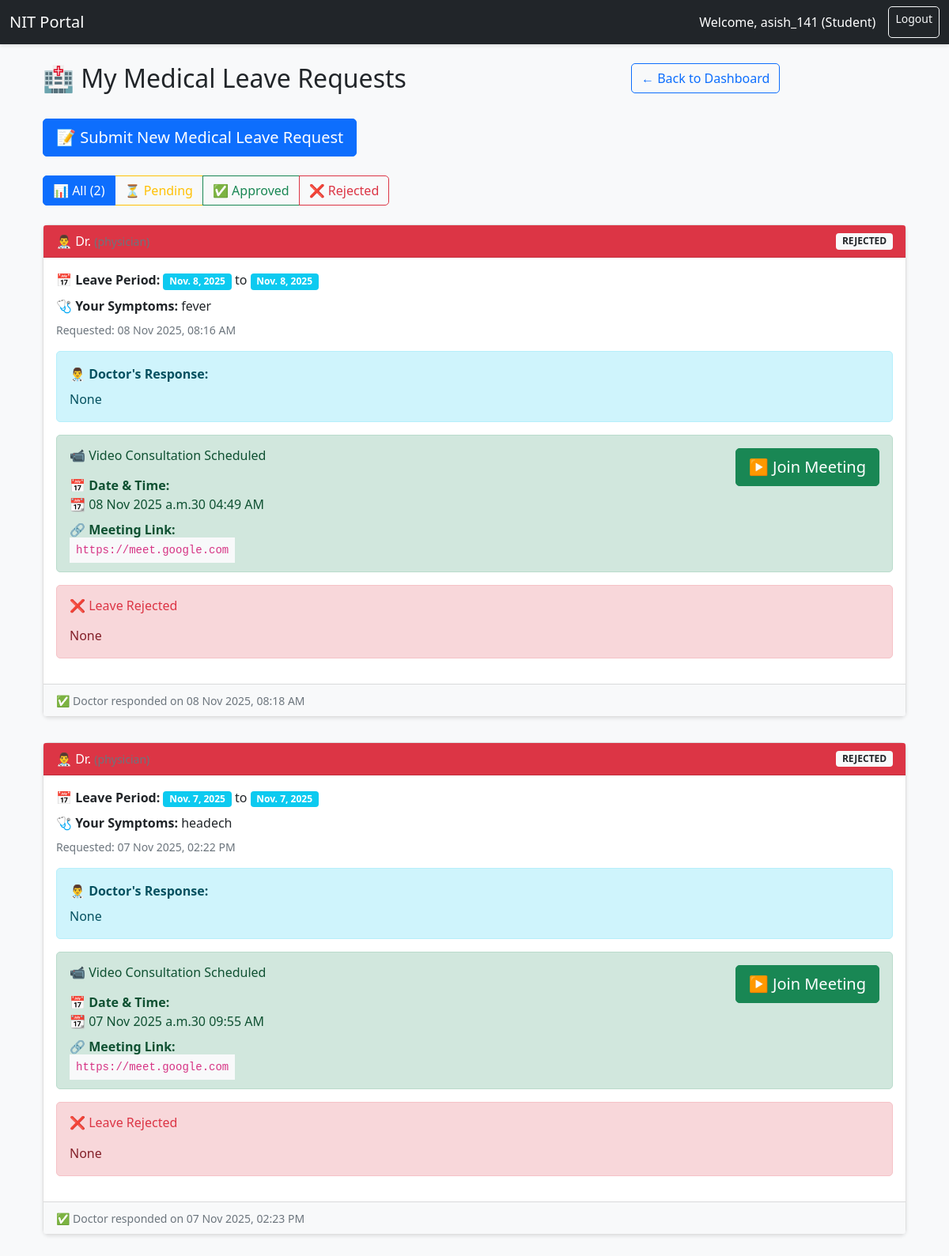
The app's page /student/medical-leaves/ (signed in) with its own data.
### portal/models.py (models this page shows, shortened)
class User(AbstractUser):
    ROLE_CHOICES = [
        ('student', 'Student'),
        ('teacher', 'Teacher'),
        ('doctor', 'Doctor'),  # ← Add this
    ]
    mobile_number = models.CharField(max_length=15, unique=True)
    role = models.CharField(max_length=20, choices=ROLE_CHOICES)
    is_mobile_verified = models.BooleanField(default=False)
    otp = models.CharField(max_length=6, blank=True, null=True)

class MedicalLeaveRequest(models.Model):
    STATUS_CHOICES = [
        ('pending', 'Pending'),
        ('approved', 'Approved'),
        ('rejected', 'Rejected'),
    ]
    student = models.ForeignKey(Student, on_delete=models.CASCADE, related_name='medical_leaves')
    doctor = models.ForeignKey(Doctor, on_delete=models.CASCADE, related_name='leave_requests')
    symptoms = models.TextField(help_text="Describe your symptoms")
    requested_at = models.DateTimeField(auto_now_add=True)
    leave_from = models.DateField()
    leave_to = models.DateField()
    status = models.CharField(max_length=20, choices=STATUS_CHOICES, default='pending')
    doctor_response = models.TextField(blank=True, null=True)
    meeting_link = models.URLField(blank=True, null=True, help_text="Google Meet/Zoom link")
    meeting_scheduled_time = models.DateTimeField(blank=True, null=True)
    responded_at = models.DateTimeField(blank=True, null=True)
    medical_certificate = models.FileField(upload_to='medical_certificates/', blank=True, null=True)
    class Meta:
        ordering = ['-requested_at']

### portal/views.py (the view)
# urls.py: path('student/medical-leaves/', views.student_medical_leaves, name='student_medical_leaves'),
@login_required
def student_medical_leaves(request):
    student = request.user.student_profile
    status = request.GET.get('status', 'all')
    if status == 'all':
        medical_leaves = student.medical_leaves.all().order_by('-requested_at')
    else:
        medical_leaves = student.medical_leaves.filter(status=status).order_by('-requested_at')
    context = {
        'medical_leaves': medical_leaves,
        'status': status,
    }
    return render(request, 'portal/student_medical_leaves.html', context)

### portal/templates/portal/student_medical_leaves.html (shortened to what this page needs)
{% extends 'portal/base.html' %}
{% block content %}
<div class="container mt-4">
    <div class="row mb-4">
        <div class="col-md-8">
            <h2>🏥 My Medical Leave Requests</h2>
        </div>
        <div class="col-md-4">
            <a href="{% url 'student_dashboard' %}" class="btn btn-outline-primary">
                ← Back to Dashboard
            </a>
        </div>
    </div>
    <div class="row mb-4">
        <div class="col-md-12">
            <a href="{% url 'medical_leave_request' %}" class="btn btn-primary btn-lg">
                📝 Submit New Medical Leave Request
            </a>
        </div>
    </div>
    <div class="row mb-4">
        <div class="col-md-12">
            <div class="btn-group" role="group">
                <a href="?status=all" class="btn btn-outline-primary {% if status == 'all' %}active{% endif %}">
                    📊 All ({{ medical_leaves|length }})
                </a>
                <a href="?status=pending" class="btn btn-outline-warning {% if status == 'pending' %}active{% endif %}">
                    ⏳ Pending
                </a>
                <a href="?status=approved" class="btn btn-outline-success {% if status == 'approved' %}active{% endif %}">
                    ✅ Approved
                </a>
                <a href="?status=rejected" class="btn btn-outline-danger {% if status == 'rejected' %}active{% endif %}">
                    ❌ Rejected
                </a>
            </div>
        </div>
    </div>
    <div class="row">
        {% for leave in medical_leaves %}
            <div class="col-md-12 mb-3">
                <div class="card">
                    <div class="card-header {% if leave.status == 'pending' %}bg-warning text-dark{% elif leave.status == 'approved' %}bg-success text-white{% else %}bg-danger text-white{% endif %}">
                        <div class="d-flex justify-content-between align-items-center">
                            <span>
                                👨‍⚕️ Dr. {{ leave.doctor.user.get_full_name }}
                                <small class="text-muted">({{ leave.doctor.specialization }})</small>
                            </span>
                            <span class="badge bg-light text-dark">{{ leave.status|upper }}</span>
                        </div>
                    </div>
                    <div class="card-body">
                        <p class="mb-2">
                            <strong>📅 Leave Period:</strong>
                            <span class="badge bg-info">{{ leave.leave_from }}</span>
                            to
                            <span class="badge bg-info">{{ leave.leave_to }}</span>
                        </p>
                        <p class="mb-2">
                            <strong>🩺 Your Symptoms:</strong>
                            {{ leave.symptoms }}
                        </p>
                        <p class="text-muted small mb-3">
                            Requested: {{ leave.requested_at|date:"d M Y, h:i A" }}
                        </p>
                        {% if leave.doctor_response %}
                            <div class="alert alert-info">
                                <strong>👨‍⚕️ Doctor's Response:</strong>
                                <p class="mb-0 mt-2">{{ leave.doctor_response }}</p>
                            </div>
                        {% endif %}
                        {% if leave.meeting_link %}
                            <div class="alert alert-success mt-3">
                                <div class="row">
                                    <div class="col-md-8">
                                        <h6 class="mb-3">📹 Video Consultation Scheduled</h6>
                                        <p class="mb-2">
                                            <strong>📅 Date & Time:</strong>
                                            <br>
                                            {{ leave.meeting_scheduled_time|date:"📆 d M Y at h:i A" }}
                                        </p>
                                        <p class="mb-0">
                                            <strong>🔗 Meeting Link:</strong>
                                            <br>
                                            <code class="bg-light p-2">{{ leave.meeting_link }}</code>
                                        </p>
                                    </div>
                                    <div class="col-md-4 text-end">
                                        <a href="{{ leave.meeting_link }}" target="_blank" class="btn btn-success btn-lg">
                                            ▶️ Join Meeting
                                        </a>
                                    </div>
                                </div>
                            </div>
                        {% endif %}
                        {% if leave.status == 'rejected' %}
                            <div class="alert alert-danger mt-3">
                                <h6 class="text-danger mb-3">❌ Leave Rejected</h6>
                                <p class="mb-0">{{ leave.doctor_response }}</p>
                            </div>
                        {% endif %}
                    </div>
                    <div class="card-footer bg-light">
                        <small class="text-muted">
                            {% if leave.responded_at %}
                                ✅ Doctor responded on {{ leave.responded_at|date:"d M Y, h:i A" }}
                            {% else %}
                                ⏳ Awaiting doctor's response
                            {% endif %}
                        </small>
                    </div>
                </div>
            </div>
        {% endfor %}
    </div>
</div>
{% endblock %}

### portal/templates/portal/base.html (shortened to what this page needs)
{% load static%}
<!DOCTYPE html>
<html lang="en">
<head>
    <link href="https://cdn.jsdelivr.net/npm/bootstrap@5.1.3/dist/css/bootstrap.min.css" rel="stylesheet">
    <link rel="stylesheet" href="{% static 'portal/css/custom.css' %}">
</head>
<body>
    <nav class="navbar navbar-expand-lg navbar-dark bg-dark">
        <div class="container-fluid">
            <a class="navbar-brand" href="#">NIT Portal</a>
            {% if user.is_authenticated %}
            <div class="d-flex">
                <span class="navbar-text text-white me-3">
                    Welcome, {{ user.username }} ({{ user.role|title }})
                </span>
                <a href="{% url 'logout' %}" class="btn btn-outline-light btn-sm">Logout</a>
            </div>
            {% endif %}
        </div>
    </nav>
    <div class="container mt-4">
        {% block content %}{% endblock %}
    </div>
</body>
</html>

### portal/static/portal/css/custom.css (style rules this page uses)
body { background-color: #f8f9fa; font-family: 'Segoe UI', Tahoma, Geneva, Verdana, sans-serif; }
.navbar { box-shadow: 0 2px 4px rgba(0,0,0,.1); }
.card { box-shadow: 0 0.125rem 0.25rem rgba(0,0,0,.075); margin-bottom: 1rem; border-radius: 8px; }
.btn { border-radius: 5px; font-weight: 500; }
.alert { border-radius: 5px; }

### portal/templates/portal/student_medical_leaves.html (style rules this page uses)
.card { transition: all 0.3s ease; box-shadow: 0 2px 4px rgba(0,0,0,0.1); }
code { word-break: break-all; }

### records on screen
User: username "asish_141", role "Student"
MedicalLeaveRequest: status "REJECTED", leave_from "Nov. 8, 2025", leave_to "Nov. 8, 2025", symptoms "fever", requested_at "08 Nov 2025, 08:16 AM", doctor_response "None", meeting_scheduled_time "📆 08 Nov 2025 a.m.30 04:49 AM", meeting_link "https://meet.google.com", responded_at "08 Nov 2025, 08:18 AM"
MedicalLeaveRequest: status "REJECTED", leave_from "Nov. 7, 2025", leave_to "Nov. 7, 2025", symptoms "headech", requested_at "07 Nov 2025, 02:22 PM", doctor_response "None", meeting_scheduled_time "📆 07 Nov 2025 a.m.30 09:55 AM", meeting_link "https://meet.google.com", responded_at "07 Nov 2025, 02:23 PM"

### other values on screen
{{ medical_leaves|length }} "2"
